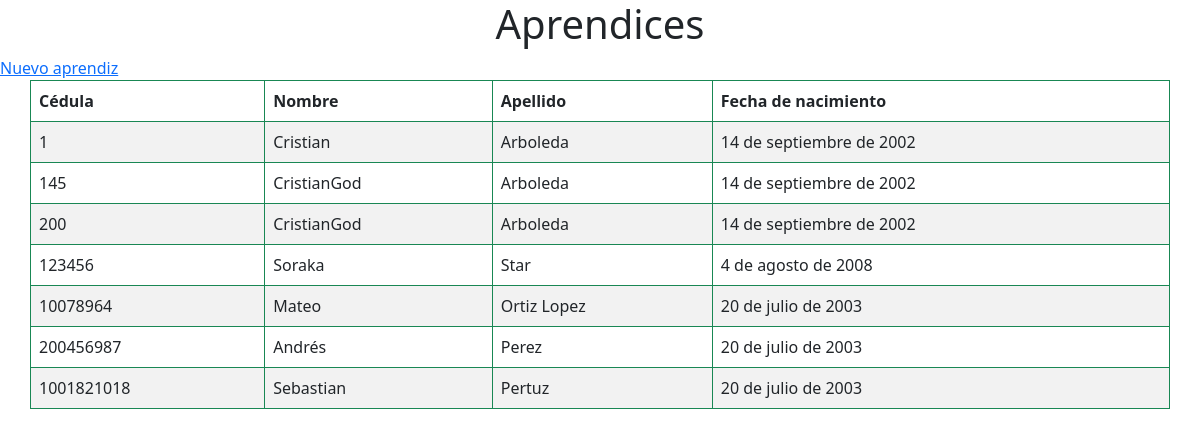
The page /territorio/aprendices/ on the database as committed earlier.
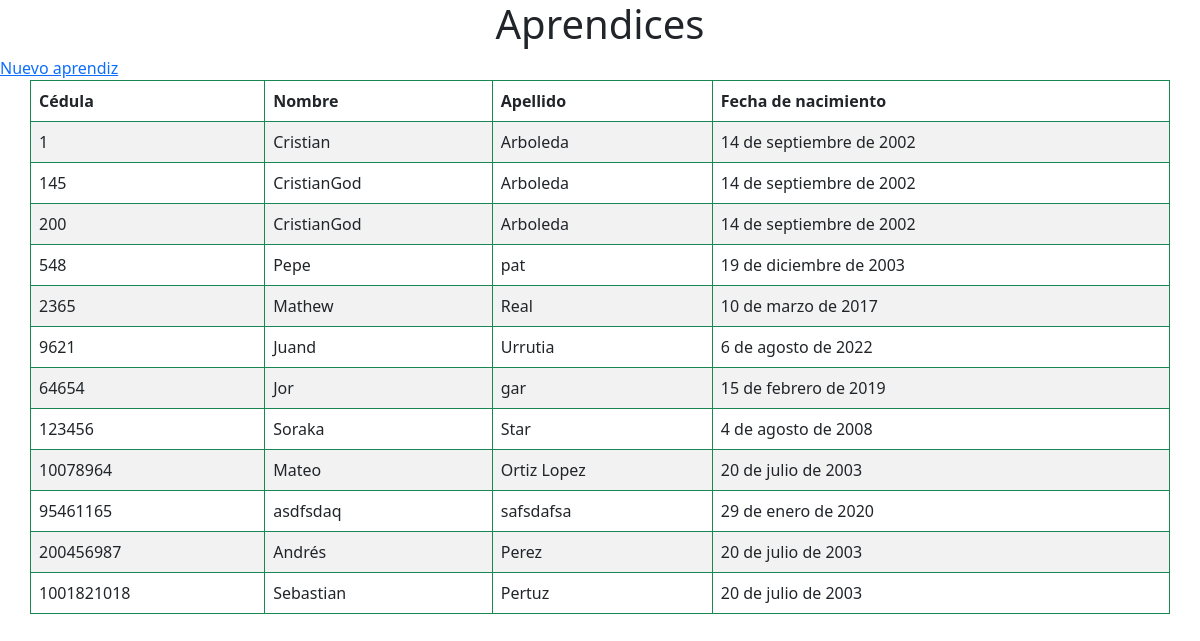
The same page on the database as committed later.
### territorio/models.py (models this page shows, shortened)
class Aprendiz(models.Model):
    cedula = models.IntegerField(primary_key=True)
    nombre = models.CharField(max_length=100, blank=True)
    apellido = models.CharField(max_length=100)
    fecha_nacimiento = models.DateField()

### territorio/views.py (the view)
# urls.py: path('aprendices/', views.listarAprendiz, name="aprendices"),
def listarAprendiz(request):
    q = Aprendiz.objects.all()
    contexto = { 'datos': q }
    return render(request, 'territorio/aprendiz/listar_aprendiz.html', contexto)

### territorio/templates/territorio/aprendiz/listar_aprendiz.html (shortened to what this page needs)
<!DOCTYPE html>
<html lang="es">
<head>
    <link href="https://cdn.jsdelivr.net/npm/bootstrap@5.2.0/dist/css/bootstrap.min.css" rel="stylesheet"
>
</head>
<body>
    <h1 style="text-align: center;">Aprendices</h1>
    <a href="{% url 'territorio:form-aprendiz' %}">Nuevo aprendiz</a><br>
    {% if datos %}
    <table class="container table table-striped table-bordered border-success">
        <thead>
            <tr>
                <th>Cédula</th>
                <th>Nombre</th>
                <th>Apellido</th>
                <th>Fecha de nacimiento</th>
            </tr>
        </thead>
        <tbody>
            {% for r in datos %}
            <tr>
                <td>{{ r.cedula}}</td>
                <td>{{ r.nombre}}</td>
                <td>{{ r.apellido}}</td>
                <td>{{r.fecha_nacimiento}}</td>
            </tr>
            {% endfor %}
        </tbody>
    </table>
    {% else %}
    <h1> No hay datos</h1>
    {% endif %}
</body>
</html>

Rows that differ between the two databases and show on the page:
added Aprendiz: cedula "548", nombre "Pepe", apellido "pat", fecha_nacimiento "19 de diciembre de 2003"
added Aprendiz: cedula "2365", nombre "Mathew", apellido "Real", fecha_nacimiento "10 de marzo de 2017"
added Aprendiz: cedula "9621", nombre "Juand", apellido "Urrutia", fecha_nacimiento "6 de agosto de 2022"
added Aprendiz: cedula "64654", nombre "Jor", apellido "gar", fecha_nacimiento "15 de febrero de 2019"
added Aprendiz: cedula "95461165", nombre "asdfsdaq", apellido "safsdafsa", fecha_nacimiento "29 de enero de 2020"
